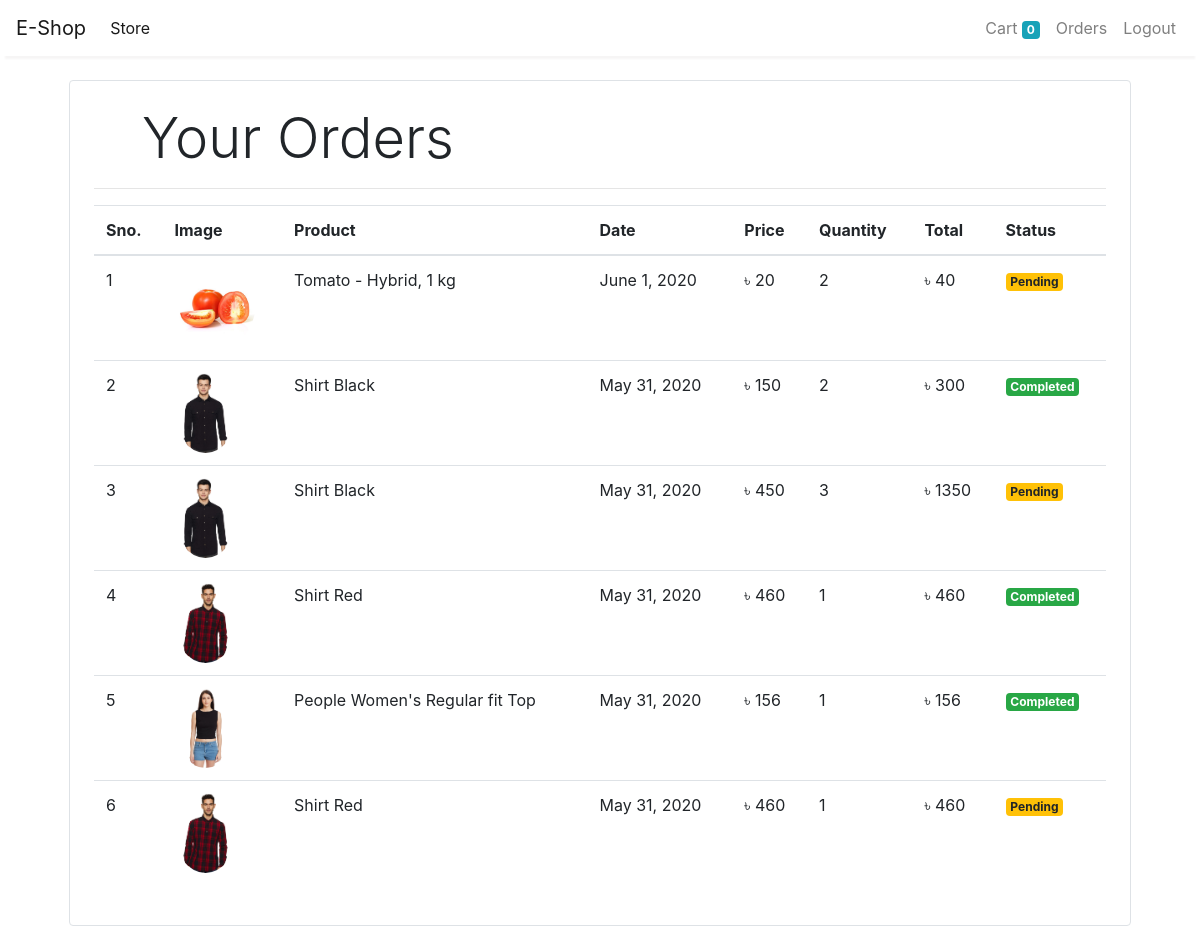
Screenshot of /orders (signed in) with the database file from the repository.
### store/models/orders.py (models this page shows, shortened)
class Order(models.Model):
    product = models.ForeignKey(Product,
                                on_delete=models.CASCADE)
    customer = models.ForeignKey(Customer,
                                 on_delete=models.CASCADE)
    quantity = models.IntegerField(default=1)
    price = models.IntegerField()
    address = models.CharField(max_length=50, default='', blank=True)
    phone = models.CharField(max_length=50, default='', blank=True)
    date = models.DateField(default=datetime.datetime.today)
    status = models.BooleanField(default=False)
    @staticmethod
    def get_orders_by_customer(customer_id):
        return Order.objects.filter(customer=customer_id).order_by('-date')

### store/models/product.py (models this page shows, shortened)
class Product(models.Model):
    name = models.CharField(max_length=50)
    price = models.IntegerField(default=0)
    category = models.ForeignKey(Category, on_delete=models.CASCADE, default=1)
    description = models.CharField(max_length=200, default='' , null=True , blank=True)
    image = models.ImageField(upload_to='uploads/products/')

### store/middlewares/auth.py (the view)
    def middleware(request):
        print(request.session.get('customer'))
        returnUrl = request.META['PATH_INFO']
        print(request.META['PATH_INFO'])
        if not request.session.get('customer'):
           return redirect(f'login?return_url={returnUrl}')
        response = get_response(request)
        return response

### store/templatetags/custom_filter.py (called while the page is built)
@register.filter(name='currency')
def currency(number):
    return "৳ "+str(number)

@register.filter(name='multiply')
def multiply(number , number1):
    return number * number1

### store/views/orders.py (called while the page is built)
    def get(self , request ):
        customer = request.session.get('customer')
        orders = Order.get_orders_by_customer(customer)
        print(orders)
        return render(request , 'orders.html'  , {'orders' : orders})

### store/templates/orders.html
{% extends 'base.html' %}
{% block content %}
{% load cart %}
{% load custom_filter %}
<div class="container">
   <div class="border rounded p-4 m-4">
        <p class="display-4 pl-4 ml-4">Your Orders</p>
        <hr>
        <table class="table">
            <thead>
                <tr>
                    <th>Sno.</th>
                    <th>Image</th>
                    <th>Product</th>
                    <th>Date</th>
                    <th>Price</th>
                    <th>Quantity</th>
                    <th>Total</th>
                    <th>Status</th>
                </tr>
            </thead>
            <tbody>
                {% for order in orders %}
                <tr>
                    <td>{{forloop.counter}}</td>
                    <td><img style="height: 80px;" class="rounded-circle" src="{{order.product.image.url}}" alt=""></td>
                    <td>{{order.product.name}}</td>
                    <td>{{order.date}}</td>
                    <td>{{order.price|currency}}</td>
                    <td>{{order.quantity}}</td>
                    <td>{{order.quantity|multiply:order.price|currency}}</td>
                    {% if order.status %}
                    <td><small class="badge badge-success">Completed</small></td>
                    {%else%}
                    <td><small class="badge badge-warning">Pending</small></td>
                    {% endif %}
                </tr>
                {% endfor %}
            </tbody>
        </table>
   </div>
</div>
{% endblock %}

### store/templates/base.html (shortened to what this page needs)
<!doctype html>
<html lang="en">
<head>
  <link rel="stylesheet" href="https://maxcdn.bootstrapcdn.com/bootstrap/4.0.0/css/bootstrap.min.css"
>
</head>
<body>
  <nav class="one-edge-shadow
  sticky-top navbar
  navbar-expand-lg
   navbar-light bg-white">
    <a class="navbar-brand" href="/">E-Shop</a>
    <div class="collapse navbar-collapse" id="navbarSupportedContent">
      <ul class="navbar-nav mr-auto">
        <li class="nav-item active">
          <a class="nav-link" href="/store">Store <span class="sr-only">(current)</span></a>
        </li>
      </ul>
      <ul class=" navbar-nav my-2 my-lg-0">
        <li class="nav-item ">
          <a class="nav-link" href="/cart">Cart
            <span class="badge badge-info">{{request.session.cart.keys|length}}</span>
            <span class="sr-only">(current)</span></a>
        </li>
        {% if request.session.customer %}
        <li class="nav-item ">
          <a class="nav-link" href="/orders">Orders<span class="sr-only">(current)</span></a>
        </li>
        <li class="nav-item ">
          <a class="nav-link" href="/logout">Logout<span class="sr-only">(current)</span></a>
        </li>
        {% endif %}
      </ul>
    </div>
  </nav>
    {% block content %}{% endblock %}
</body>
</html>

### store/templates/base.html (style rules this page uses)
nav { background-color: white; }
.one-edge-shadow { box-shadow: 0 8px 2px -5px rgb(246, 245, 245); }

### rows the page displays
Order: product.image (picture), product.name "Tomato - Hybrid, 1 kg", date "June 1, 2020", price "৳ 20", quantity "2", quantity|multiply "৳ 40", status "Pending"
Order: product.image (picture), product.name "Shirt Black", date "May 31, 2020", price "৳ 150", quantity "2", quantity|multiply "৳ 300", status "Completed"
Order: product.image (picture), product.name "Shirt Black", date "May 31, 2020", price "৳ 450", quantity "3", quantity|multiply "৳ 1350", status "Pending"
Order: product.image (picture), product.name "Shirt Red", date "May 31, 2020", price "৳ 460", quantity "1", quantity|multiply "৳ 460", status "Completed"
Order: product.image (picture), product.name "People Women's Regular fit Top", date "May 31, 2020", price "৳ 156", quantity "1", quantity|multiply "৳ 156", status "Completed"
Order: product.image (picture), product.name "Shirt Red", date "May 31, 2020", price "৳ 460", quantity "1", quantity|multiply "৳ 460", status "Pending"

### other values shown
{{ request.session.cart.keys|length }} "0"
